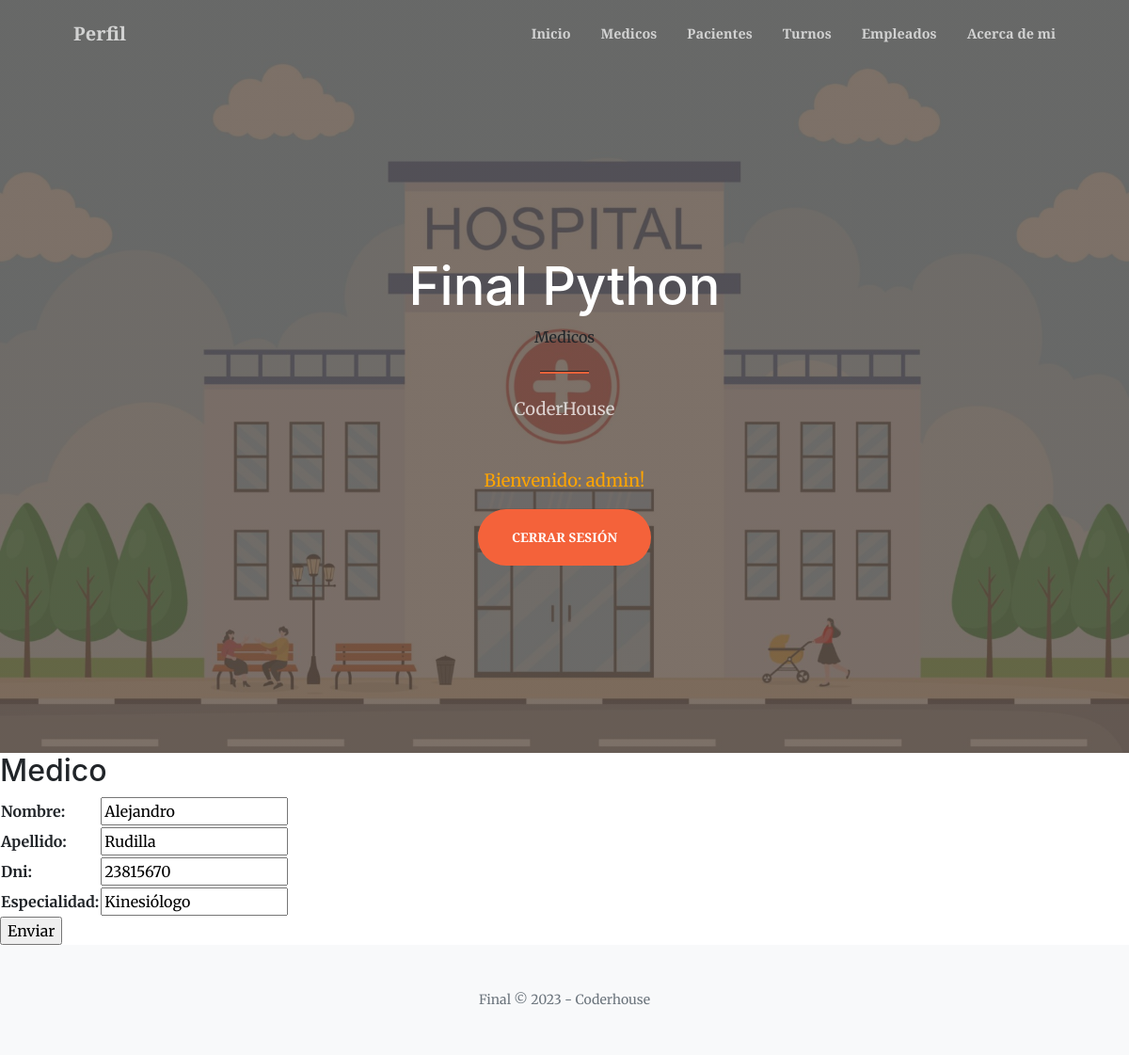
Screenshot of /update_medico/1/ (signed in) with the database file from the repository.
### aplicacion/models.py (models this page shows, shortened)
class Medico(models.Model):
    nombre = models.CharField(max_length=50)
    apellido = models.CharField(max_length=50)
    dni = models.IntegerField()
    especialidad = models.CharField(max_length=50)

### aplicacion/views.py (the view)
# urls.py: path('update_medico/<int:pk>/', MedicoUpdate.as_view(), name="update_medico"),
class MedicoUpdate(LoginRequiredMixin, UpdateView):
    model = Medico
    fields = ['nombre' , 'apellido' , 'dni' , 'especialidad' ]
    success_url = reverse_lazy('medicos')

### aplicacion/templates/aplicacion/medico_form.html (shortened to what this page needs)
{% extends 'aplicacion/base.html' %}
{% load static %}
{% block titulo %}
     Medicos
{% endblock titulo %}
{% block contenido %}
    <h2> Medico </h2>
    <form action="" method="post">
       <table>
          {{ form.as_table }}
       </table>
       <input type="submit" value="Enviar">
    </form>
    {% endblock contenido %}

### aplicacion/templates/aplicacion/base.html (shortened to what this page needs)
<!DOCTYPE html>
<html lang="en">
    <head>
        {%load static %}
        <link href="https://cdn.jsdelivr.net/npm/bootstrap-icons@1.5.0/font/bootstrap-icons.css" rel="stylesheet" />
        <link href="https://cdn.jsdelivr.net/npm/bootstrap@5.2.3/dist/css/bootstrap.min.css" rel="stylesheet" type="text/css" />
        <link href="https://cdnjs.cloudflare.com/ajax/libs/SimpleLightbox/2.1.0/simpleLightbox.min.css" rel="stylesheet" />
        <link href="css/styles.css" rel="stylesheet" />
        <link href="{% static 'aplicacion/css/styles.css' %}" rel="stylesheet" />
        <link rel="stylesheet" href="https://cdnjs.cloudflare.com/ajax/libs/font-awesome/4.7.0/css/font-awesome.min.css">
    </head>
    <body id="page-top">
        <nav class="navbar navbar-expand-lg navbar-light fixed-top py-3" id="mainNav">
            <div class="container px-4 px-lg-5">
                {% if user.is_authenticated %}
                <a class="navbar-brand" href="{% url 'editar_perfil' %}"> Perfil </a>
                {% endif %}
                <div class="collapse navbar-collapse" id="navbarResponsive">
                    <ul class="navbar-nav ms-auto my-2 my-lg-0">
                        {% if user.is_authenticated %}
                        <li class="nav-item"><a class="nav-link" href="{% url 'home' %}"> Inicio </a></li>
                        <li class="nav-item"><a class="nav-link" href="{% url 'medicos' %}">Medicos</a></li>
                        <li class="nav-item"><a class="nav-link" href="{% url 'pacientes' %}">Pacientes</a></li>
                        <li class="nav-item"><a class="nav-link" href="{% url 'turnos' %}">Turnos</a></li>
                        <li class="nav-item"><a class="nav-link" href="{% url 'empleados' %}">Empleados</a></li>
                        <li class="nav-item"><a class="nav-link" href="{% url 'info' %}">  Acerca de mi  </a></li>
                        {% else %}
                        <li class="nav-item"><a class="nav-link" href="{% url 'home' %}"> Inicio </a></li>
                        <li class="nav-item"><a class="nav-link" href="{% url 'info' %}">  Acerca de mi  </a></li>
                        {% endif %}
                    </ul>
                </div>
            </div>
        </nav>
        <header class="masthead">
            <div class="container px-4 px-lg-5 h-100">
                <div class="row gx-4 gx-lg-5 h-100 align-items-center justify-content-center text-center">
                    <div class="col-lg-8 align-self-end">
                        <h1 class="text-white font-weight-bold"> Final Python </h1>
                        {% block titulo %}
                        {% endblock titulo %}
                        <hr class="divider" />
                    </div>
                    <div class="col-lg-8 align-self-baseline">
                        <p class="text-white-75 mb-5"> CoderHouse</p>
                        {% if user.is_authenticated %}
                            <p style="color:orange"> Bienvenido:  {{ user.username }}!</p>
                            <a class="btn btn-primary btn-xl" href="{% url 'logout' %}"> Cerrar sesión </a>
                        {% else %}
                             <a class="btn btn-success" href="{% url 'registro' %}">Registrarse </a>
                            <a class="btn btn-primary btn-xl" href="{% url 'login' %}"> Iniciar sesión </a>
                        {% endif %}
                    </div>
                </div>
            </div>
        </header>
        {% block contenido %}
        {% endblock contenido %}
        <footer class="bg-light py-5">
            <div class="container px-4 px-lg-5"><div class="small text-center text-muted"> Final &copy; 2023 - Coderhouse</div></div>
        </footer>
    </body>
</html>

### rows the page displays
Medico: nombre "Alejandro", apellido "Rudilla", dni "23815670", especialidad "Kinesiólogo"

### other values shown
{{ user.username }} "admin"
